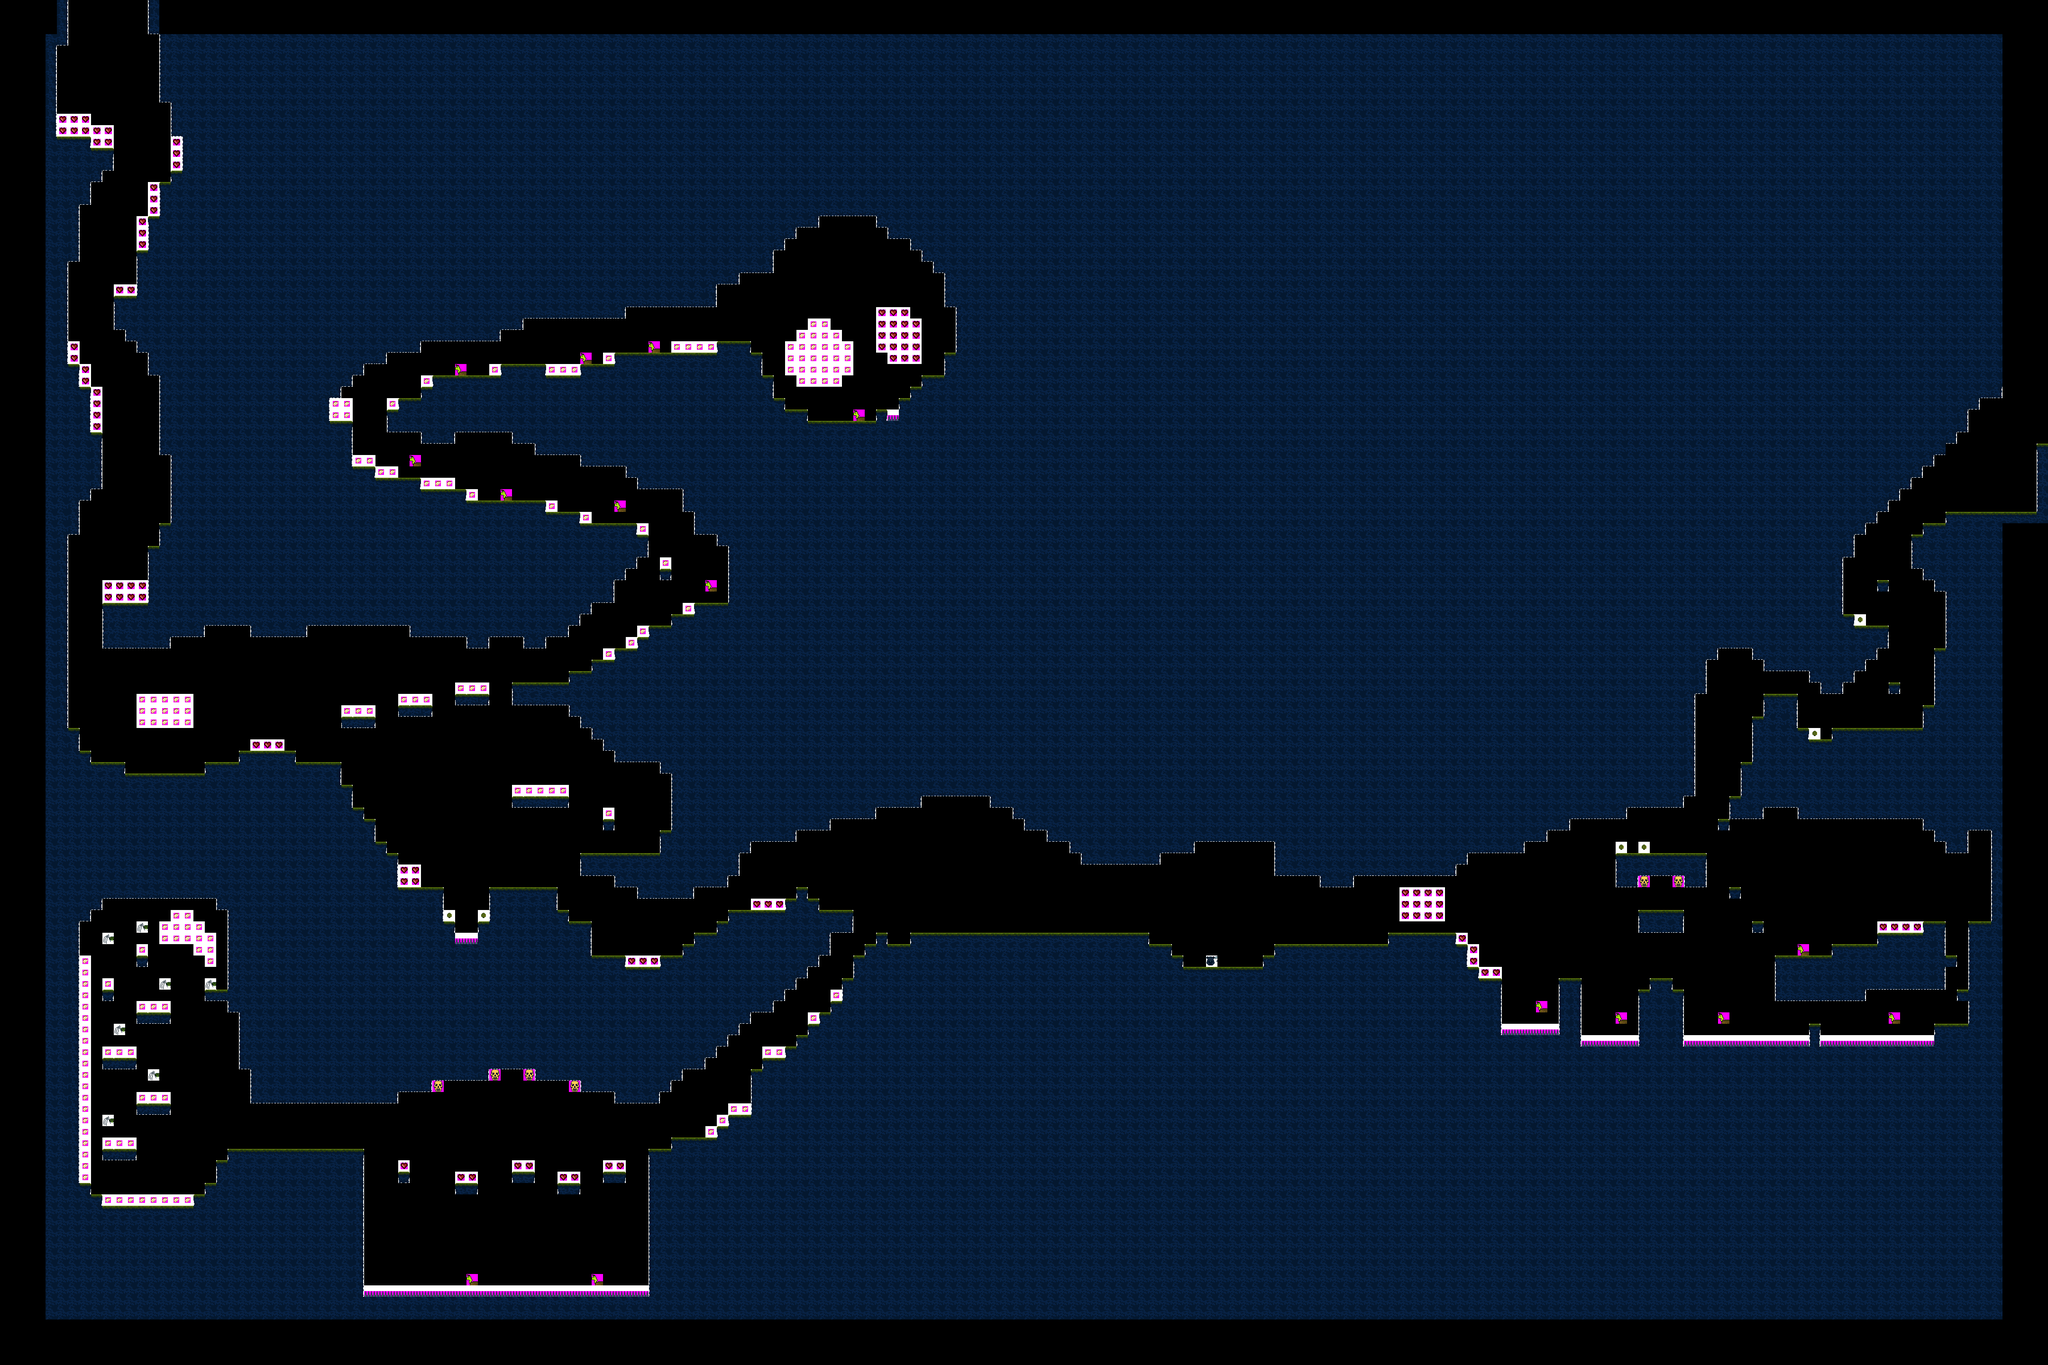

The image is a tile-based game level rendered from a .tmx file. Its description and source (layers, tilesets, objects; grid data summarised) follow:
An orthogonal 180x120 tile map with 24x24 px tiles, 1 tile layer (Level) and 19 objects (18x trigger, environment).

<map version="1.0" orientation="orthogonal" width="180" height="120" tilewidth="24" tileheight="24">
 <tileset firstgid="1" name="tilesheet" tilewidth="24" tileheight="24">
  <image source="tilesheet.png" width="360" height="144" />
  <tile id="0">
   <properties>
    <property name="attribute" value="checkpoint" />
   </properties>
  </tile>
  <tile id="1">
   <properties>
    <property name="attribute" value="winning_area" />
   </properties>
  </tile>
  <tile id="2">
   <properties>
    <property name="type" value="block" />
   </properties>
  </tile>
  <tile id="4">
   <properties>
    <property name="attribute" value="player_start" />
   </properties>
  </tile>
  <tile id="6">
   <properties>
    <property name="subtype" value="mushroom" />
    <property name="type" value="environment" />
   </properties>
  </tile>
  <tile id="11">
   <properties>
    <property name="type" value="spikes" />
   </properties>
  </tile>
  <tile id="15">
   <properties>
    <property name="type" value="block_large" />
   </properties>
  </tile>
  <tile id="19">
   <properties>
    <property name="type" value="creature" />
   </properties>
  </tile>
  <tile id="20">
   <properties>
    <property name="subtype" value="skull" />
    <property name="type" value="creature" />
   </properties>
  </tile>
  <tile id="21">
   <properties>
    <property name="subtype" value="slug" />
    <property name="type" value="creature" />
   </properties>
  </tile>
  <tile id="23">
   <properties>
    <property name="subtype" value="ruby" />
    <property name="type" value="collectable" />
   </properties>
  </tile>
  <tile id="24">
   <properties>
    <property name="subtype" value="heart" />
    <property name="type" value="collectable" />
   </properties>
  </tile>
  <tile id="26">
   <properties>
    <property name="subtype" value="gate" />
    <property name="type" value="environment" />
   </properties>
  </tile>
  <tile id="36">
   <properties>
    <property name="subtype" value="spider" />
    <property name="type" value="creature" />
   </properties>
  </tile>
  <tile id="38">
   <properties>
    <property name="subtype" value="gold" />
    <property name="type" value="collectable" />
   </properties>
  </tile>
  <tile id="45">
   <properties>
    <property name="tile_index" value="0" />
    <property name="type" value="block" />
   </properties>
  </tile>
  <tile id="46">
   <properties>
    <property name="tile_index" value="1" />
    <property name="type" value="block" />
   </properties>
  </tile>
  <tile id="47">
   <properties>
    <property name="tile_index" value="2" />
    <property name="type" value="block" />
   </properties>
  </tile>
  <tile id="48">
   <properties>
    <property name="tile_index" value="3" />
    <property name="type" value="block" />
   </properties>
  </tile>
  <tile id="49">
   <properties>
    <property name="tile_index" value="4" />
    <property name="type" value="block" />
   </properties>
  </tile>
  <tile id="50">
   <properties>
    <property name="tile_index" value="5" />
    <property name="type" value="block" />
   </properties>
  </tile>
  <tile id="51">
   <properties>
    <property name="tile_index" value="6" />
    <property name="type" value="block" />
   </properties>
  </tile>
  <tile id="52">
   <properties>
    <property name="subtype" value="statue" />
    <property name="type" value="environment" />
   </properties>
  </tile>
  <tile id="60">
   <properties>
    <property name="tile_index" value="7" />
    <property name="type" value="block" />
   </properties>
  </tile>
  <tile id="61">
   <properties>
    <property name="tile_index" value="8" />
    <property name="type" value="block" />
   </properties>
  </tile>
  <tile id="62">
   <properties>
    <property name="tile_index" value="9" />
    <property name="type" value="block" />
   </properties>
  </tile>
  <tile id="63">
   <properties>
    <property name="tile_index" value="10" />
    <property name="type" value="block" />
   </properties>
  </tile>
  <tile id="64">
   <properties>
    <property name="tile_index" value="11" />
    <property name="type" value="block" />
   </properties>
  </tile>
  <tile id="65">
   <properties>
    <property name="tile_index" value="12" />
    <property name="type" value="block" />
   </properties>
  </tile>
  <tile id="66">
   <properties>
    <property name="tile_index" value="13" />
    <property name="type" value="block" />
   </properties>
  </tile>
  <tile id="75">
   <properties>
    <property name="tile_index" value="14" />
    <property name="type" value="block" />
   </properties>
  </tile>
  <tile id="76">
   <properties>
    <property name="tile_index" value="15" />
    <property name="type" value="block" />
   </properties>
  </tile>
  <tile id="77">
   <properties>
    <property name="tile_index" value="16" />
    <property name="type" value="block" />
   </properties>
  </tile>
  <tile id="78">
   <properties>
    <property name="tile_index" value="17" />
    <property name="type" value="block" />
   </properties>
  </tile>
 </tileset>
 <layer name="Level" width="180" height="120">
  <data>[21600 cells, 15585 non-empty, 23 distinct tile ids]</data>
 </layer>
 <objectgroup name="Objects" width="180" height="120">
  <object name="winning_object" type="trigger" x="4240" y="929" width="72" height="155">
   <properties>
    <property name="subtype" value="winning_area" />
   </properties>
  </object>
  <object name="checkpoint_1" type="trigger" x="1737" y="1761" width="64" height="147">
   <properties>
    <property name="subtype" value="checkpoint" />
   </properties>
  </object>
  <object name="teleport1" type="trigger" x="878" y="151" width="105" height="129">
   <properties>
    <property name="destination" value="cave_level3" />
    <property name="spawnPointName" value="playerEnd" />
    <property name="subtype" value="teleport" />
   </properties>
  </object>
  <object name="player_start" type="trigger" gid="5" x="160" y="153">
   <properties>
    <property name="subtype" value="checkpoint" />
   </properties>
  </object>
  <object name="checkpoint_gate" type="trigger" x="651" y="396" width="74" height="85">
   <properties>
    <property name="subtype" value="checkpoint" />
   </properties>
  </object>
  <object name="gateTrigger" type="trigger" x="902" y="401" width="95" height="99">
   <properties>
    <property name="goldRequirement" value="50" />
    <property name="subtype" value="gate" />
    <property name="target" value="gate1" />
   </properties>
  </object>
  <object name="gate1" type="environment" gid="27" x="2810" y="1968">
   <properties>
    <property name="subtype" value="gate" />
   </properties>
  </object>
  <object name="triggerTextPayment" type="trigger" x="799" y="417" width="46" height="53">
   <properties>
    <property name="script" value="payment" />
    <property name="subtype" value="triggerText" />
    <property name="target" value="gate1" />
    <property name="text1" value="50 gold needed\n  to pass" />
    <property name="text2" value="You may pass" />
   </properties>
  </object>
  <object name="checkpoint2" type="trigger" x="180" y="1461" width="125" height="109">
   <properties>
    <property name="subtype" value="checkpoint" />
   </properties>
  </object>
  <object name="checkpoint_2" type="trigger" x="1544" y="607" width="72" height="104">
   <properties>
    <property name="subtype" value="checkpoint" />
   </properties>
  </object>
  <object name="checkpoint_3" type="trigger" x="1920" y="661" width="63" height="121">
   <properties>
    <property name="subtype" value="checkpoint" />
   </properties>
  </object>
  </objectgroup>
</map>
<!-- 8 of 19 objects omitted -->